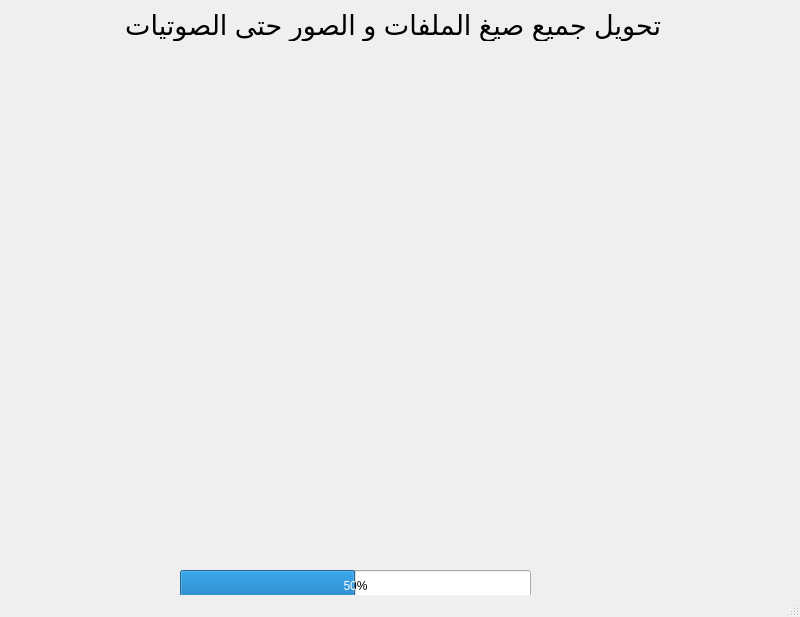
<?xml version="1.0" encoding="UTF-8"?>
<ui version="4.0">
 <class>MainWindow</class>
 <widget class="QMainWindow" name="MainWindow">
  <property name="geometry">
   <rect>
    <x>0</x>
    <y>0</y>
    <width>800</width>
    <height>617</height>
   </rect>
  </property>
  <property name="windowTitle">
   <string>allam converter</string>
  </property>
  <property name="windowIcon">
   <iconset>
    <normaloff>icons/convert.png</normaloff>icons/convert.png</iconset>
  </property>
  <property name="styleSheet">
   <string notr="true">background-color: rgb(0, 170, 255);
/*
 * The MIT License (MIT)
 *
 * Copyright (c) &lt;2013-2014&gt; &lt;Colin Duquesnoy&gt;
 * Copyright (c) &lt;2017&gt; &lt;Michell Stuttgart&gt;
 *
 * Permission is hereby granted, free of charge, to any person obtaining a copy
 * of this software and associated documentation files (the &quot;Software&quot;), to deal
 * in the Software without restriction, including without limitation the rights
 * to use, copy, modify, merge, publish, distribute, sublicense, and/or sell
 * copies of the Software, and to permit persons to whom the Software is
 * furnished to do so, subject to the following conditions:

 * The above copyright notice and this permission notice shall be included in
 * all copies or substantial portions of the Software.

 * THE SOFTWARE IS PROVIDED &quot;AS IS&quot;, WITHOUT WARRANTY OF ANY KIND, EXPRESS OR
 * IMPLIED, INCLUDING BUT NOT LIMITED TO THE WARRANTIES OF MERCHANTABILITY,
 * FITNESS FOR A PARTICULAR PURPOSE AND NONINFRINGEMENT. IN NO EVENT SHALL THE
 * AUTHORS OR COPYRIGHT HOLDERS BE LIABLE FOR ANY CLAIM, DAMAGES OR OTHER
 * LIABILITY, WHETHER IN AN ACTION OF CONTRACT, TORT OR OTHERWISE, ARISING FROM,
 * OUT OF OR IN CONNECTION WITH THE SOFTWARE OR THE USE OR OTHER DEALINGS IN
 * THE SOFTWARE.
 */
QToolTip
{
     border: 1px solid black;
     background-color: #D1DBCB;
     padding: 1px;
     border-radius: 3px;
     opacity: 100;
}

QWidget
{
    color: #b1b1b1;
    background-color: #323232;
    selection-background-color:#323232;
    selection-color: black;
    background-clip: border;
    border-image: none;
    border: 0px transparent black;
    outline: 0;
}

QWidget:item:hover
{
    background-color: #D1DBCB;
    color: black;
}

QWidget:item:selected
{
    background-color: #D1DBCB;
    border: 0px
}

QCheckBox
{
    spacing: 5px;
    outline: none;
    color: #eff0f1;
    margin-bottom: 2px;
}

QCheckBox:disabled
{
    color: #76797C;
}

QCheckBox::indicator,QGroupBox::indicator
{
    width: 18px;
    height: 18px;
}

QGroupBox::indicator
{
    margin-left: 2px;
}

QCheckBox::indicator:unchecked
{
    image: url(:/qss_icons/rc/checkbox_unchecked.png);
}

QCheckBox::indicator:unchecked:hover,
QCheckBox::indicator:unchecked:focus,
QCheckBox::indicator:unchecked:pressed,
QGroupBox::indicator:unchecked:hover,
QGroupBox::indicator:unchecked:focus,
QGroupBox::indicator:unchecked:pressed
{
  border: none;
    image: url(:/qss_icons/rc/checkbox_unchecked_focus.png);
}

QCheckBox::indicator:checked
{
    image: url(:/qss_icons/rc/checkbox_checked.png);
}

QCheckBox::indicator:checked:hover,
QCheckBox::indicator:checked:focus,
QCheckBox::indicator:checked:pressed,
QGroupBox::indicator:checked:hover,
QGroupBox::indicator:checked:focus,
QGroupBox::indicator:checked:pressed
{
    border: none;
    image: url(:/qss_icons/rc/checkbox_checked_focus.png);
}


QCheckBox::indicator:indeterminate
{
    image: url(:/qss_icons/rc/checkbox_indeterminate.png);
}

QCheckBox::indicator:indeterminate:focus,
QCheckBox::indicator:indeterminate:hover,
QCheckBox::indicator:indeterminate:pressed
{
    image: url(:/qss_icons/rc/checkbox_indeterminate_focus.png);
}

QCheckBox::indicator:checked:disabled,
QGroupBox::indicator:checked:disabled
{
    image: url(:/qss_icons/rc/checkbox_checked_disabled.png);
}

QCheckBox::indicator:unchecked:disabled,
QGroupBox::indicator:unchecked:disabled
{
    image: url(:/qss_icons/rc/checkbox_unchecked_disabled.png);
}

QRadioButton
{
    spacing: 5px;
    outline: none;
    color: #eff0f1;
    margin-bottom: 2px;
}

QRadioButton:disabled
{
    color: #76797C;
}
QRadioButton::indicator
{
    width: 21px;
    height: 21px;
}

QRadioButton::indicator:unchecked
{
    image: url(:/qss_icons/rc/radio_unchecked.png);
}


QRadioButton::indicator:unchecked:hover,
QRadioButton::indicator:unchecked:focus,
QRadioButton::indicator:unchecked:pressed
{
    border: none;
    outline: none;
    image: url(:/qss_icons/rc/radio_unchecked_focus.png);
}

QRadioButton::indicator:checked
{
    border: none;
    outline: none;
    image: url(:/qss_icons/rc/radio_checked.png);
}

QRadioButton::indicator:checked:hover,
QRadioButton::indicator:checked:focus,
QRadioButton::indicator:checked:pressed
{
    border: none;
    outline: none;
    image: url(:/qss_icons/rc/radio_checked_focus.png);
}

QRadioButton::indicator:checked:disabled
{
    outline: none;
    image: url(:/qss_icons/rc/radio_checked_disabled.png);
}

QRadioButton::indicator:unchecked:disabled
{
    image: url(:/qss_icons/rc/radio_unchecked_disabled.png);
}


QMenuBar
{
    background-color: #323232;
    color: #D1DBCB;
}

QMenuBar::item
{
    background-color: #323232;
    background: transparent;
    /* padding: 2px 20px 2px 20px; */
}

QMenuBar::item:selected
{
    background: transparent;
    /* border: 1px solid #76797C; */
}

QMenuBar::item:pressed
{
    border: 0px solid #76797C;
    background-color: #D1DBCB;
    color: #000;
    margin-bottom:-1px;
    padding-bottom:1px;
}

QMenu
{
    background-color: #323232;
    /* border: 1px solid #76797C; */
    color: #eff0f1;
    /*margin: 2px; */
}

QMenu::icon
{
    /*margin: 5px;*/
}

QMenu::item
{
    padding: 2px 30px 2px 30px;
    /*margin-left: 5px;*/
    border: 1px solid transparent; /* reserve space for selection border */
}

QMenu::item:selected
{
    color: #000000;
}

QMenu::separator {
    height: 2px;
    background: #D1DBCB;
    margin-left: 10px;
    margin-right: 5px;
}

QMenu::indicator {
    width: 18px;
    height: 18px;
}

/* non-exclusive indicator = check box style indicator
   (see QActionGroup::setExclusive) */
QMenu::indicator:non-exclusive:unchecked {
    image: url(:/qss_icons/rc/checkbox_unchecked.png);
}

QMenu::indicator:non-exclusive:unchecked:selected {
    image: url(:/qss_icons/rc/checkbox_unchecked_disabled.png);
}

QMenu::indicator:non-exclusive:checked {
    image: url(:/qss_icons/rc/checkbox_checked.png);
}

QMenu::indicator:non-exclusive:checked:selected {
    image: url(:/qss_icons/rc/checkbox_checked_disabled.png);
}

/* exclusive indicator = radio button style indicator (see QActionGroup::setExclusive) */
QMenu::indicator:exclusive:unchecked {
    image: url(:/qss_icons/rc/radio_unchecked.png);
}

QMenu::indicator:exclusive:unchecked:selected {
    image: url(:/qss_icons/rc/radio_unchecked_disabled.png);
}

QMenu::indicator:exclusive:checked {
    image: url(:/qss_icons/rc/radio_checked.png);
}

QMenu::indicator:exclusive:checked:selected {
    image: url(:/qss_icons/rc/radio_checked_disabled.png);
}

QMenu::right-arrow {
    margin: 5px;
    image: url(:/qss_icons/rc/right_arrow.png)
}


QWidget:disabled
{
    color: #454545;
    background-color: #323232;
}

QAbstractItemView
{
    alternate-background-color: #323232;
    color: #eff0f1;
    border: 1px solid 3A3939;
    border-radius: 2px;
}

QWidget:focus, QMenuBar:focus,QToolBar:focus,QScrollAreaViewer:focus
{
    /* border: 2px solid #D1DBCB; */
}

QTabWidget:focus, QCheckBox:focus, QRadioButton:focus, QSlider:focus
{
    border: none;
}

QLineEdit
{
    background-color: #1e1e1e;
    selection-background-color: #D1DBCB;
    selection-color: black;
    padding: 5px;
    border-style: solid;
    border: 1px solid #76797C;
    border-radius: 2px;
    color: #eff0f1;
}

QGroupBox {
    border:1px solid #76797C;
    border-radius: 2px;
    margin-top: 20px;
}

QGroupBox::title {
    subcontrol-origin: margin;
    subcontrol-position: top center;
    padding-left: 10px;
    padding-right: 10px;
    padding-top: 10px;
}

QAbstractScrollArea
{
    border-radius: 0px;
    border: 0px solid #76797C;
    background-color: transparent;
}

QScrollBar:horizontal
{
    height: 15px;
    margin: 3px 15px 3px 15px;
    border: 1px transparent #2A2929;
    border-radius: 4px;
    background-color: #2A2929;
}

QScrollBar::handle:horizontal
{
    background-color: #605F5F;
    min-width: 5px;
    border-radius: 4px;
}

QScrollBar::add-line:horizontal
{
    margin: 0px 3px 0px 3px;
    border-image: url(:/qss_icons/rc/right_arrow_disabled.png);
    width: 10px;
    height: 10px;
    subcontrol-position: right;
    subcontrol-origin: margin;
}

QScrollBar::sub-line:horizontal
{
    margin: 0px 3px 0px 3px;
    border-image: url(:/qss_icons/rc/left_arrow_disabled.png);
    height: 10px;
    width: 10px;
    subcontrol-position: left;
    subcontrol-origin: margin;
}

QScrollBar::add-line:horizontal:hover,QScrollBar::add-line:horizontal:on
{
    border-image: url(:/qss_icons/rc/right_arrow.png);
    height: 10px;
    width: 10px;
    subcontrol-position: right;
    subcontrol-origin: margin;
}


QScrollBar::sub-line:horizontal:hover, QScrollBar::sub-line:horizontal:on
{
    border-image: url(:/qss_icons/rc/left_arrow.png);
    height: 10px;
    width: 10px;
    subcontrol-position: left;
    subcontrol-origin: margin;
}

QScrollBar::up-arrow:horizontal, QScrollBar::down-arrow:horizontal
{
    background: none;
}


QScrollBar::add-page:horizontal, QScrollBar::sub-page:horizontal
{
    background: none;
}

QScrollBar:vertical
{
    background-color: #2A2929;
    width: 15px;
    margin: 15px 3px 15px 3px;
    border: 1px transparent #2A2929;
    border-radius: 4px;
}

QScrollBar::handle:vertical
{
    background-color: #605F5F;
    min-height: 5px;
    border-radius: 4px;
}

QScrollBar::sub-line:vertical
{
    margin: 3px 0px 3px 0px;
    border-image: url(:/qss_icons/rc/up_arrow_disabled.png);
    height: 10px;
    width: 10px;
    subcontrol-position: top;
    subcontrol-origin: margin;
}

QScrollBar::add-line:vertical
{
    margin: 3px 0px 3px 0px;
    border-image: url(:/qss_icons/rc/down_arrow_disabled.png);
    height: 10px;
    width: 10px;
    subcontrol-position: bottom;
    subcontrol-origin: margin;
}

QScrollBar::sub-line:vertical:hover,QScrollBar::sub-line:vertical:on
{

    border-image: url(:/qss_icons/rc/up_arrow.png);
    height: 10px;
    width: 10px;
    subcontrol-position: top;
    subcontrol-origin: margin;
}


QScrollBar::add-line:vertical:hover, QScrollBar::add-line:vertical:on
{
    border-image: url(:/qss_icons/rc/down_arrow.png);
    height: 10px;
    width: 10px;
    subcontrol-position: bottom;
    subcontrol-origin: margin;
}

QScrollBar::up-arrow:vertical, QScrollBar::down-arrow:vertical
{
    background: none;
}


QScrollBar::add-page:vertical, QScrollBar::sub-page:vertical
{
    background: none;
}

QTextEdit
{
    background-color: #1e1e1e;
    color: #eff0f1;
    border: 1px solid #76797C;
}

QPlainTextEdit
{
    background-color: #1e1e1e;;
    color: #eff0f1;
    border-radius: 2px;
    border: 1px solid #76797C;
}

QHeaderView::section
{
    background-color: #76797C;
    color: #eff0f1;
    padding: 5px;
    border: 1px solid #76797C;
}

QSizeGrip {
    image: url(:/qss_icons/rc/sizegrip.png);
    width: 12px;
    height: 12px;
}


QMainWindow::separator
{
    background-color: #323232;
    color: white;
    padding-left: 4px;
    spacing: 2px;
    border: 1px dashed #76797C;
}

QMainWindow::separator:hover
{

    background-color: #787876;
    color: white;
    padding-left: 4px;
    border: 1px solid #76797C;
    spacing: 2px;
}


QMenu::separator
{
    height: 1px;
    background-color: #76797C;
    color: white;
    padding-left: 4px;
    margin-left: 10px;
    margin-right: 5px;
}

QFrame
{
    border-radius: 0px;
    /*border: 1px solid #76797C;*/
}


QFrame[frameShape=&quot;0&quot;]
{
    border-radius: 0px;
    border: 0px transparent #76797C;
}

QStackedWidget
{
    border: 1px transparent black;
}

QToolBar {
    border: 0px transparent #393838;
    background: 0px solid #323232;
    font-weight: bold;
}

QToolBar::handle:horizontal {
    image: url(:/qss_icons/rc/Hmovetoolbar.png);
}
QToolBar::handle:vertical {
    image: url(:/qss_icons/rc/Vmovetoolbar.png);
}
QToolBar::separator:horizontal {
    image: url(:/qss_icons/rc/Hsepartoolbar.png);
}
QToolBar::separator:vertical {
    image: url(:/qss_icons/rc/Vsepartoolbar.png);
}
QToolButton#qt_toolbar_ext_button {
    background: #58595a
}

QPushButton
{
    color: #eff0f1;
    background-color: #323232;
    border-width: 1px;
    border-color: #76797C;
    border-style: solid;
    padding: 5px;
    border-radius: 0px;
    outline: none;
}

QPushButton:disabled
{
    background-color: #323232;
    border-width: 1px;
    border-color: #454545;
    border-style: solid;
    padding-top: 5px;
    padding-bottom: 5px;
    padding-left: 10px;
    padding-right: 10px;
    border-radius: 2px;
    color: #454545;
}

QPushButton:focus {
    background-color: #D1DBCB;
    color: black;
}

QPushButton:pressed
{
    color: black;
    background-color: #D1DBCB;
    padding-top: -15px;
    padding-bottom: -17px;
}

QComboBox
{
    selection-background-color: #D1DBCB;
    background-color: #31363B;
    border-style: solid;
    border: 1px solid #76797C;
    border-radius: 2px;
    padding: 5px;
    min-width: 75px;
}

QPushButton:checked{
    background-color: #76797C;
    border-color: #6A6969;
}

QComboBox:hover,QPushButton:hover,QAbstractSpinBox:hover,QLineEdit:hover,QTextEdit:hover,QPlainTextEdit:hover,QAbstractView:hover,QTreeView:hover
{
    border: 1px solid #D1DBCB;
}

QComboBox:on
{
    padding-top: 0px;
    padding-left: 4px;
    selection-background-color: #4a4a4a;
}

QComboBox QAbstractItemView
{
    background-color: #1e1e1e;
    border-radius: 2px;
    border: 1px solid #76797C;
    selection-background-color: #D1DBCB;
}

QComboBox::drop-down
{
    subcontrol-origin: padding;
    subcontrol-position: top right;
    width: 15px;

    border-left-width: 0px;
    border-left-color: darkgray;
    border-left-style: solid;
    border-top-right-radius: 3px;
    border-bottom-right-radius: 3px;
}

QComboBox::down-arrow
{
    image: url(:/qss_icons/rc/down_arrow_disabled.png);
}

QComboBox::down-arrow:on, QComboBox::down-arrow:hover,
QComboBox::down-arrow:focus
{
    image: url(:/qss_icons/rc/down_arrow.png);
}

QAbstractSpinBox {
    padding: 2px;
    margin: 2px;
    background-color: #1e1e1e;
    color: #eff0f1;
    border-radius: 0px;
    min-width: 75px;
    selection-background-color: #D1DBCB;
    selection-color: black;
}

QAbstractSpinBox:up-button
{
    background-color: transparent;
    subcontrol-origin: border;
    subcontrol-position: center right;
}

QAbstractSpinBox:down-button
{
    background-color: transparent;
    subcontrol-origin: border;
    subcontrol-position: center left;
}

QAbstractSpinBox::up-arrow,QAbstractSpinBox::up-arrow:disabled,QAbstractSpinBox::up-arrow:off {
    image: url(:/qss_icons/rc/up_arrow_disabled.png);
    width: 10px;
    height: 10px;
}
QAbstractSpinBox::up-arrow:hover
{
    image: url(:/qss_icons/rc/up_arrow.png);
}


QAbstractSpinBox::down-arrow,QAbstractSpinBox::down-arrow:disabled,QAbstractSpinBox::down-arrow:off
{
    image: url(:/qss_icons/rc/down_arrow_disabled.png);
    width: 10px;
    height: 10px;
}
QAbstractSpinBox::down-arrow:hover
{
    image: url(:/qss_icons/rc/down_arrow.png);
}


QLabel
{
    border: 0px solid black;
    margin-left: 2px;
    margin-right: 2px;
    color: #D1DBCB;
}

QTabWidget{
    border: 0px transparent black;
}

QTabWidget::pane {
    border: 1px solid #76797C;
    padding: 5px;
    margin: 0px;
}

QTabWidget::tab-bar {
    left: 5px; /* move to the right by 5px */
}

QTabBar
{
    qproperty-drawBase: 0;
    border-radius: 3px;
}

QTabBar::focus
{
    border: 0px transparent black;
    color: black;
}

QTabBar::hover
{
    border: 0px transparent black;
    color: black;
}

QTabBar::close-button  {
    image: url(:/qss_icons/rc/close.png);
    background: transparent;
}

QTabBar::close-button:hover
{
    image: url(:/qss_icons/rc/close-hover.png);
    background: transparent;
}

QTabBar::close-button:pressed {
    image: url(:/qss_icons/rc/close-pressed.png);
    background: transparent;
}

/* TOP TABS */
QTabBar::tab:top {
    color: #eff0f1;
    border: 1px solid #76797C;
    border-bottom: 1px transparent black;
    background-color: #323232;
    padding: 5px;
    min-width: 50px;
    border-top-left-radius: 2px;
    border-top-right-radius: 2px;
}

QTabBar::tab:top:!selected
{
    color: #eff0f1;
    background-color: #54575B;
    border: 1px solid #76797C;
    border-bottom: 1px transparent black;
    border-top-left-radius: 2px;
    border-top-right-radius: 2px;
}

QTabBar::tab:top:!selected:hover {
    background-color: #D1DBCB;
    color: black;
}

/* BOTTOM TABS */
QTabBar::tab:bottom {
    color: #eff0f1;
    border: 1px solid #76797C;
    border-top: 1px transparent black;
    background-color: #323232;
    padding: 5px;
    border-bottom-left-radius: 2px;
    border-bottom-right-radius: 2px;
    min-width: 50px;
}

QTabBar::tab:bottom:!selected
{
    color: #eff0f1;
    background-color: #54575B;
    border: 1px solid #76797C;
    border-top: 1px transparent black;
    border-bottom-left-radius: 2px;
    border-bottom-right-radius: 2px;
}

QTabBar::tab:bottom:!selected:hover {
    background-color: #D1DBCB;
    color: black;
}

/* LEFT TABS */
QTabBar::tab:left {
    color: #eff0f1;
    border: 1px solid #76797C;
    border-left: 1px transparent black;
    background-color: #323232;
    padding: 5px;
    border-top-right-radius: 2px;
    border-bottom-right-radius: 2px;
    min-height: 50px;
}

QTabBar::tab:left:!selected
{
    color: #eff0f1;
    background-color: #54575B;
    border: 1px solid #76797C;
    border-left: 1px transparent black;
    border-top-right-radius: 2px;
    border-bottom-right-radius: 2px;
}

QTabBar::tab:left:!selected:hover {
    background-color: #D1DBCB;
    color: black;
}


/* RIGHT TABS */
QTabBar::tab:right {
    color: #eff0f1;
    border: 1px solid #76797C;
    border-right: 1px transparent black;
    background-color: #323232;
    padding: 5px;
    border-top-left-radius: 2px;
    border-bottom-left-radius: 2px;
    min-height: 50px;
}

QTabBar::tab:right:!selected
{
    color: #eff0f1;
    background-color: #54575B;
    border: 1px solid #76797C;
    border-right: 1px transparent black;
    border-top-left-radius: 2px;
    border-bottom-left-radius: 2px;
}

QTabBar::tab:right:!selected:hover {
    background-color: #D1DBCB;
    color: black;
}

QTabBar QToolButton::right-arrow:enabled {
     image: url(:/qss_icons/rc/right_arrow.png);
 }

 QTabBar QToolButton::left-arrow:enabled {
     image: url(:/qss_icons/rc/left_arrow.png);
 }

QTabBar QToolButton::right-arrow:disabled {
     image: url(:/qss_icons/rc/right_arrow_disabled.png);
 }

 QTabBar QToolButton::left-arrow:disabled {
     image: url(:/qss_icons/rc/left_arrow_disabled.png);
 }


QDockWidget {
    background: #323232;
    border: 1px solid #403F3F;
    titlebar-close-icon: url(:/qss_icons/rc/close.png);
    titlebar-normal-icon: url(:/qss_icons/rc/undock.png);
}

QDockWidget::close-button, QDockWidget::float-button {
    border: 1px solid transparent;
    border-radius: 2px;
    background: transparent;
}

QDockWidget::close-button:hover, QDockWidget::float-button:hover {
    background: rgba(255, 255, 255, 10);
}

QDockWidget::close-button:pressed, QDockWidget::float-button:pressed {
    padding: 1px -1px -1px 1px;
    background: rgba(255, 255, 255, 10);
}

QTreeView, QListView
{
    border: 1px solid #76797C;
    background-color: #1e1e1e;
}

QTreeView:branch:selected, QTreeView:branch:hover
{
    background: url(:/qss_icons/rc/transparent.png);
}

QTreeView::branch:has-siblings:!adjoins-item {
    border-image: url(:/qss_icons/rc/transparent.png);
}

QTreeView::branch:has-siblings:adjoins-item {
    border-image: url(:/qss_icons/rc/transparent.png);
}

QTreeView::branch:!has-children:!has-siblings:adjoins-item {
    border-image: url(:/qss_icons/rc/transparent.png);
}

QTreeView::branch:has-children:!has-siblings:closed,
QTreeView::branch:closed:has-children:has-siblings {
    image: url(:/qss_icons/rc/branch_closed.png);
}

QTreeView::branch:open:has-children:!has-siblings,
QTreeView::branch:open:has-children:has-siblings  {
    image: url(:/qss_icons/rc/branch_open.png);
}

QTreeView::branch:has-children:!has-siblings:closed:hover,
QTreeView::branch:closed:has-children:has-siblings:hover {
    image: url(:/qss_icons/rc/branch_closed-on.png);
    }

QTreeView::branch:open:has-children:!has-siblings:hover,
QTreeView::branch:open:has-children:has-siblings:hover  {
    image: url(:/qss_icons/rc/branch_open-on.png);
    }

QListView::item:!selected:hover, QTreeView::item:!selected:hover  {
    background: #848383;
    outline: 0;
    color: #eff0f1;
}

QListView::item:selected:hover, QTreeView::item:selected:hover  {
    background: #D1DBCB;
}

QSlider::groove:horizontal {
    border: 1px solid #565a5e;
    height: 4px;
    background: #565a5e;
    margin: 0px;
    border-radius: 2px;
}

QSlider::handle:horizontal {
    background: #D1DBCB;
    border: 1px solid #999999;
    width: 10px;
    height: 10px;
    margin: -5px 0;
}

QSlider::add-page:qlineargradient {
    background: #595858;
    border-top-right-radius: 5px;
    border-bottom-right-radius: 5px;
    border-top-left-radius: 0px;
    border-bottom-left-radius: 0px;
}

QSlider::sub-page::qlineargradient:horizontal {
    background:  #D1DBCB;
    border-top-right-radius: 0px;
    border-bottom-right-radius: 0px;
    border-top-left-radius: 5px;
    border-bottom-left-radius: 5px;
}

QSlider::groove:vertical {
    border: 1px solid #565a5e;
    width: 4px;
    background: #565a5e;
    margin: 0px;
    border-radius: 3px;
}

QSlider::handle:vertical {
    background: #D1DBCB;
    border: 1px solid #999999;
    width: 10px;
    height: 10px;
    margin: 0 -5px;
}

QToolButton {
    color: #D1DBCB;
    background-color: transparent;
    border: 0px transparent #76797C;
    border-radius: 0px;
    padding: 1px;
    margin-right: 5px;
}

QToolButton[popupMode=&quot;1&quot;] { /* only for MenuButtonPopup */
 padding-right: 20px; /* make way for the popup button */
 border: 1px #76797C;
 border-radius: 0px;
}

QToolButton[popupMode=&quot;2&quot;] { /* only for InstantPopup */
 padding-right: 10px; /* make way for the popup button */
 border: 0px #76797C;
}


QToolButton:hover, QToolButton::menu-button:hover {
    background-color: transparent;
    border: 1px solid #D1DBCB;
    padding: 2px;
}

QToolButton:checked, QToolButton:pressed,
        QToolButton::menu-button:pressed {
    color: black;
    background-color: #D1DBCB;
    border: 0px solid #D1DBCB;
    padding: 2px;
}

/* the subcontrol below is used only in the InstantPopup or DelayedPopup mode */
QToolButton::menu-indicator {
    image: url(:/qss_icons/rc/down_arrow.png);
    top: -7px; left: -2px; /* shift it a bit */
}

/* the subcontrols below are used only in the MenuButtonPopup mode */
QToolButton::menu-button {
    border: 1px transparent #76797C;
    border-top-right-radius: 6px;
    border-bottom-right-radius: 6px;
    /* 16px width + 4px for border = 20px allocated above */
    width: 16px;
    outline: none;
}

QToolButton::menu-arrow {
    image: url(:/qss_icons/rc/down_arrow.png);
}

QToolButton::menu-arrow:open {
    border: 1px solid #76797C;
}

QPushButton::menu-indicator  {
    subcontrol-origin: padding;
    subcontrol-position: bottom right;
    left: 8px;
}

QTableView
{
    border: 1px solid #76797C;
    gridline-color: #323232;
    background-color: #1e1e1e;
}


QTableView, QHeaderView
{
    border-radius: 0px;
}

QTableView::item:pressed, QListView::item:pressed, QTreeView::item:pressed  {
    background: #D1DBCB;
    color: black;
}

QTableView::item:selected:active, QTreeView::item:selected:active, QListView::item:selected:active  {
    background: #D1DBCB;
    color: black;
}

QHeaderView
{
    background-color: #323232;
    border: 1px transparent;
    border-radius: 0px;
    margin: 0px;
    padding: 0px;

}

QHeaderView::section  {
    background-color: #323232;
    color: #eff0f1;
    padding: 5px;
    border: 1px solid #76797C;
    border-radius: 0px;
    text-align: center;
}

QHeaderView::section::vertical::first, QHeaderView::section::vertical::only-one
{
    border-top: 1px solid #76797C;
}

QHeaderView::section::vertical
{
    border-top: transparent;
}

QHeaderView::section::horizontal::first, QHeaderView::section::horizontal::only-one
{
    border-left: 1px solid #76797C;
}

QHeaderView::section::horizontal
{
    border-left: transparent;
}


QHeaderView::section:checked
 {
    color: white;
    background-color: #848383;
 }

 /* style the sort indicator */
QHeaderView::down-arrow {
    image: url(:/qss_icons/rc/down_arrow.png);
}

QHeaderView::up-arrow {
    image: url(:/qss_icons/rc/up_arrow.png);
}


QTableCornerButton::section {
    background-color: #323232;
    border: 1px transparent #76797C;
    border-radius: 0px;
}

QToolBox  {
    padding: 5px;
    border: 1px transparent black;
}

QToolBox::tab {
    color: #eff0f1;
    background-color: #323232;
    border: 1px solid #76797C;
    border-bottom: 1px transparent #323232;
    border-top-left-radius: 5px;
    border-top-right-radius: 5px;
}

QToolBox::tab:selected { /* italicize selected tabs */
    font: italic;
    background-color: #323232;
    border-color: #D1DBCB;
 }

QStatusBar::item {
    border: 0px transparent dark;
    margin: 0px;
    border: 0px;
 }


QFrame[height=&quot;3&quot;], QFrame[width=&quot;3&quot;] {
    background-color: #76797C;
}


QSplitter::handle {
    border: 1px dashed #76797C;
}

QSplitter::handle:hover {
    background-color: #787876;
    border: 1px solid #76797C;
}

QSplitter::handle:horizontal {
    width: 1px;
}

QSplitter::handle:vertical {
    height: 1px;
}

QProgressBar {
    border: 1px solid #76797C;
    border-radius: 5px;
    text-align: center;
}

QProgressBar::chunk {
    background-color: #D1DBCB;
}

QDateEdit
{
    selection-background-color: #D1DBCB;
    border-style: solid;
    border: 1px solid #CEE343;
    border-radius: 2px;
    padding: 1px;
    min-width: 75px;
}

QDateEdit:on
{
    padding-top: 3px;
    padding-left: 4px;
    selection-background-color: #4a4a4a;
}

QDateEdit QAbstractItemView
{
    background-color: #1e1e1e;
    border-radius: 2px;
    border: 1px solid #3375A3;
    selection-background-color: #D1DBCB;
}

QDateEdit::drop-down
{
    subcontrol-origin: padding;
    subcontrol-position: top right;
    width: 15px;
    border-left-width: 0px;
    border-left-color: darkgray;
    border-left-style: solid;
    border-top-right-radius: 3px;
    border-bottom-right-radius: 3px;
}

QDateEdit::down-arrow
{
    image: url(:/qss_icons/rc/down_arrow_disabled.png);
}

QDateEdit::down-arrow:on, QDateEdit::down-arrow:hover,
QDateEdit::down-arrow:focus
{
    image: url(:/qss_icons/rc/down_arrow.png);
}</string>
  </property>
  <widget class="QWidget" name="centralwidget">
   <widget class="QProgressBar" name="progressBar">
    <property name="geometry">
     <rect>
      <x>180</x>
      <y>570</y>
      <width>351</width>
      <height>31</height>
     </rect>
    </property>
    <property name="styleSheet">
     <string notr="true"/>
    </property>
    <property name="value">
     <number>50</number>
    </property>
   </widget>
   <widget class="QLabel" name="label_3">
    <property name="geometry">
     <rect>
      <x>110</x>
      <y>10</y>
      <width>551</width>
      <height>31</height>
     </rect>
    </property>
    <property name="font">
     <font>
      <pointsize>20</pointsize>
     </font>
    </property>
    <property name="styleSheet">
     <string notr="true"/>
    </property>
    <property name="text">
     <string>تحويل جميع صيغ الملفات و الصور حتى الصوتيات </string>
    </property>
   </widget>
   <widget class="QLabel" name="label_4">
    <property name="geometry">
     <rect>
      <x>110</x>
      <y>50</y>
      <width>591</width>
      <height>531</height>
     </rect>
    </property>
    <property name="text">
     <string/>
    </property>
    <property name="pixmap">
     <pixmap>icons/earphones (1).png</pixmap>
    </property>
   </widget>
  </widget>
  <widget class="QStatusBar" name="statusbar"/>
 </widget>
 <resources/>
 <connections/>
</ui>
